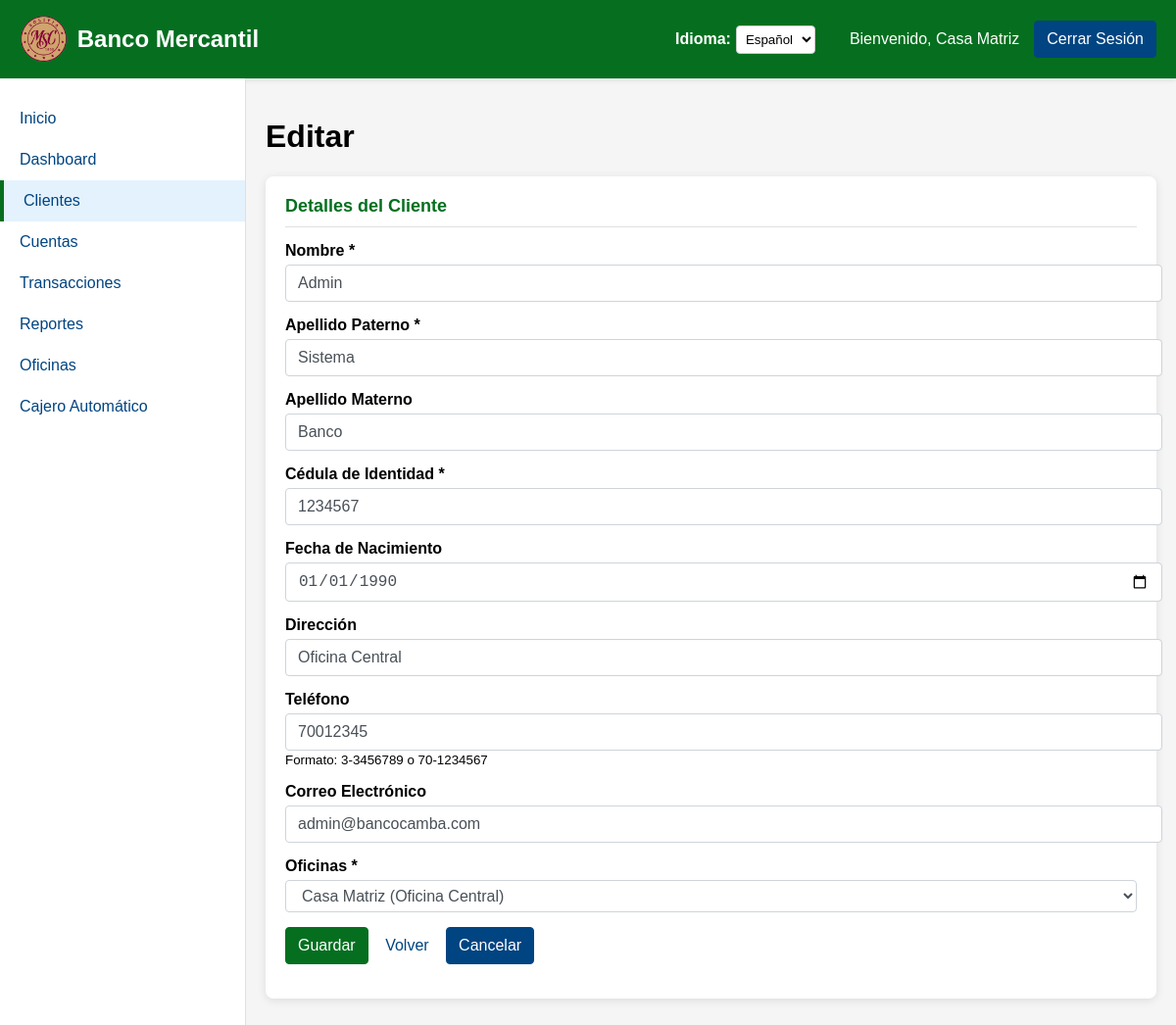
/index.php?controller=cliente&action=editar&id=1 (signed in), run on the app's committed database.
### tables this page shows
CREATE TABLE persona (
    idPersona INT not null AUTO_INCREMENT,
    hash varchar(50) COMMENT 'hash',
    nombre VARCHAR(100) NOT NULL,
    apellidoMaterno VARCHAR(100) NOT NULL,
    apellidoPaterno VARCHAR(100) NOT NULL,
    direccion VARCHAR(255),
    telefono VARCHAR(20),
    email VARCHAR(100),
    fechaNacimiento DATE,
    ci VARCHAR(20),
    idOficina INT,
    CONSTRAINT PK_Persona PRIMARY KEY (idPersona),
    CONSTRAINT FK_Persona FOREIGN KEY (idOficina) REFERENCES oficina (idOficina)
);

CREATE TABLE oficina (
    idOficina INT not null AUTO_INCREMENT,
    hash varchar(50) COMMENT 'hash',
    central BOOLEAN NOT NULL,
    nombre VARCHAR(100) NOT NULL,
    direccion VARCHAR(255) NOT NULL,
    telefono VARCHAR(20),
    CONSTRAINT PK_Oficina PRIMARY KEY (idOficina)
);

### controllers/ClienteController.php (called while the page is built, shortened)
<?php
class ClienteController {
    private $db;
    private $session;
    public function __construct() {
        $database = new Database();
        $this->db = $database->connect();
        $this->session = new Session();
    }
    public function editar() {
        global $lang;
        $idCliente = (int)$_GET['id'];
        $cliente = new Cliente($this->db);
        $cliente->idPersona = $idCliente;
        if (!$cliente->obtenerUno()) {
            $this->session->setFlashMessage('error', $lang['client_not_found']);
            header('Location: index.php?controller=cliente&action=listar');
            exit;
        }
        $oficina = new Oficina($this->db);
        $result = $oficina->obtenerTodas();
        $oficinas = $result->fetchAll(PDO::FETCH_ASSOC);
        include_once 'views/main.php';
    }
}
?>

### config/database.php (called while the page is built, shortened)
<?php
class Database {
    private $host = 'localhost';
    private $db_name = 'banca-mercantil';
    private $username = 'root';
    private $password = '';
    public function connect() {
        $this->conn = null;
        try {
            $this->conn = new PDO(
                'mysql:host=' . $this->host . ';dbname=' . $this->db_name,
                $this->username,
                $this->password
            );
            $this->conn->setAttribute(PDO::ATTR_ERRMODE, PDO::ERRMODE_EXCEPTION);
            $this->conn->exec("SET NAMES utf8");
        } catch(PDOException $e) {
            echo 'Connection Error: ' . $e->getMessage();
        }
        return $this->conn;
    }
}
?>

### models/Cliente.php (called while the page is built, shortened)
<?php
class Cliente {
    private $conn;
    public $idPersona;
    public function __construct($db) {
        $this->conn = $db;
    }
    public function obtenerUno() {
        $query = "SELECT p.*, o.nombre as oficina_nombre
                 FROM Persona p
                 INNER JOIN Oficina o ON p.idOficina = o.idOficina
                 WHERE p.idPersona = :id";
        $stmt = $this->conn->prepare($query);
        $stmt->bindParam(':id', $this->idPersona);
        $stmt->execute();
        $row = $stmt->fetch(PDO::FETCH_ASSOC);
        if ($row) {
            $this->nombre = $row['nombre'];
            $this->apellidoPaterno = $row['apellidoPaterno'];
            $this->apellidoMaterno = $row['apellidoMaterno'];
            $this->direccion = $row['direccion'];
            $this->telefono = $row['telefono'];
            $this->email = $row['email'];
            $this->fechaNacimiento = $row['fechaNacimiento'];
            $this->ci = $row['ci'];
            $this->idOficina = $row['idOficina'];
            return true;
        }
        return false;
    }
}
?>

### models/Oficina.php (called while the page is built, shortened)
<?php
class Oficina {
    private $conn;
    public function __construct($db) {
        $this->conn = $db;
    }
    public function obtenerTodas() {
        $query = "SELECT * FROM Oficina ORDER BY central DESC, nombre ASC";
        $stmt = $this->conn->prepare($query);
        $stmt->execute();
        return $stmt;
    }
}
?>

### views/clientes/editar.php (the view, shortened to what this page needs)
<h1><?php echo $lang['edit']; ?></h1>
<div class="card">
    <div class="card-header"><?php echo $lang['client_details']; ?></div>
    <div class="card-body">
        <form method="POST" action="index.php?controller=cliente&action=editar&id=<?php echo $cliente->idPersona; ?>" class="needs-validation">
            <div class="row">
                <div class="col-md-6">
                    <div class="form-group">
                        <label for="nombre" class="form-label"><?php echo $lang['name']; ?> <span class="text-danger">*</span></label>
                        <input type="text" class="form-control" id="nombre" name="nombre" value="<?php echo htmlspecialchars($cliente->nombre); ?>" required>
                    </div>
                </div>
                <div class="col-md-6">
                    <div class="form-group">
                        <label for="apellidoPaterno" class="form-label"><?php echo $lang['paternal_last_name']; ?> <span class="text-danger">*</span></label>
                        <input type="text" class="form-control" id="apellidoPaterno" name="apellidoPaterno" value="<?php echo htmlspecialchars($cliente->apellidoPaterno); ?>" required>
                    </div>
                </div>
                <div class="col-md-6">
                    <div class="form-group">
                        <label for="apellidoMaterno" class="form-label"><?php echo $lang['maternal_last_name']; ?></label>
                        <input type="text" class="form-control" id="apellidoMaterno" name="apellidoMaterno" value="<?php echo htmlspecialchars($cliente->apellidoMaterno); ?>">
                    </div>
                </div>
                <div class="col-md-6">
                    <div class="form-group">
                        <label for="ci" class="form-label"><?php echo $lang['id_number']; ?> <span class="text-danger">*</span></label>
                        <input type="text" class="form-control" id="ci" name="ci" value="<?php echo htmlspecialchars($cliente->ci); ?>" required>
                    </div>
                </div>
                <div class="col-md-6">
                    <div class="form-group">
                        <label for="fechaNacimiento" class="form-label"><?php echo $lang['birth_date']; ?></label>
                        <input type="date" class="form-control" id="fechaNacimiento" name="fechaNacimiento" value="<?php echo $cliente->fechaNacimiento; ?>">
                    </div>
                </div>
                <div class="col-md-6">
                    <div class="form-group">
                        <label for="direccion" class="form-label"><?php echo $lang['address']; ?></label>
                        <input type="text" class="form-control" id="direccion" name="direccion" value="<?php echo htmlspecialchars($cliente->direccion); ?>">
                    </div>
                </div>
                <div class="col-md-6">
                    <div class="form-group">
                        <label for="telefono" class="form-label"><?php echo $lang['phone']; ?></label>
                        <input type="tel" class="form-control" id="telefono" name="telefono" pattern="[0-9]{1,3}-[0-9]{7,8}" value="<?php echo htmlspecialchars($cliente->telefono); ?>">
                        <small class="form-text text-muted">Formato: 3-3456789 o 70-1234567</small>
                    </div>
                </div>
                <div class="col-md-6">
                    <div class="form-group">
                        <label for="email" class="form-label"><?php echo $lang['email']; ?></label>
                        <input type="email" class="form-control" id="email" name="email" value="<?php echo htmlspecialchars($cliente->email); ?>">
                    </div>
                </div>
                <div class="col-md-6">
                    <div class="form-group">
                        <label for="idOficina" class="form-label"><?php echo $lang['branches']; ?> <span class="text-danger">*</span></label>
                        <select class="form-control" id="idOficina" name="idOficina" required>
                            <?php foreach ($oficinas as $oficina): ?>
                                <option value="<?php echo $oficina['idOficina']; ?>" <?php echo ($cliente->idOficina == $oficina['idOficina']) ? 'selected' : ''; ?>>
                                    <?php echo $oficina['nombre']; ?>
                                    <?php if ($oficina['central']): ?>
                                        (<?php echo $lang['central_office']; ?>)
                                    <?php endif; ?>
                                </option>
                            <?php endforeach; ?>
                        </select>
                    </div>
                </div>
            </div>
            <div class="form-group mt-3 text-center">
                <button type="submit" class="btn btn-primary"><?php echo $lang['save']; ?></button>
                <a href="index.php?controller=cliente&action=ver&id=<?php echo $cliente->idPersona; ?>" class="btn btn-info"><?php echo $lang['back']; ?></a>
                <a href="index.php?controller=cliente&action=listar" class="btn btn-secondary"><?php echo $lang['cancel']; ?></a>
            </div>
        </form>
    </div>
</div>

### assets/css/styles.css (style rules this page uses)
:root { --primary-color: #056f1f; --secondary-color: #004481; --light-color: #ffffff; --border-color: #e0e0e0; --hover-color: #033d11; --danger-color: #dc3545; --success-color: #28a745; --warning-color: #ffc107; --info-color: #17a2b8; }
body { font-family: 'Arial', sans-serif; background-color: #f5f5f5; margin: 0; padding: 0; min-height: 100vh; }
a { color: var(--secondary-color); text-decoration: none; }
.card { background-color: var(--light-color); border-radius: 8px; box-shadow: 0 2px 10px rgba(0,0,0,0.1); padding: 20px; margin-bottom: 20px; }
.card-header { font-size: 18px; font-weight: bold; margin-bottom: 15px; color: var(--primary-color); border-bottom: 1px solid var(--border-color); padding-bottom: 10px; }
.btn { display: inline-block; font-weight: 400; text-align: center; white-space: nowrap; vertical-align: middle; user-select: none; border: 1px solid transparent; padding: 0.375rem 0.75rem; font-size: 1rem; line-height: 1.5; border-radius: 0.25rem; transition: color 0.15s ease-in-out, background-color 0.15s ease-in-out, border-color 0.15s ease-in-out, box-shadow 0.15s ease-in-out; cursor: pointer; }
.btn-primary { color: #fff; background-color: var(--primary-color); border-color: var(--primary-color); }
.btn-secondary { color: #fff; background-color: var(--secondary-color); border-color: var(--secondary-color); }
.form-group { margin-bottom: 15px; }
.form-label { display: block; margin-bottom: 5px; font-weight: bold; }
.form-control { display: block; width: 100%; padding: 0.375rem 0.75rem; font-size: 1rem; line-height: 1.5; color: #495057; background-color: #fff; background-clip: padding-box; border: 1px solid #ced4da; border-radius: 0.25rem; transition: border-color 0.15s ease-in-out, box-shadow 0.15s ease-in-out; }

### data on the page
persona: nombre "Admin", apellidoPaterno "Sistema", apellidoMaterno "Banco", ci "1234567", fechaNacimiento "01/01/1990", direccion "Oficina Central", telefono "70012345", email "admin@bancocamba.com", idOficina "Casa Matriz (Oficina Central)"

### other printed values
$lang['welcome'] "Bienvenido"
$_SESSION['nombre'] "Casa Matriz"
$lang['logout'] "Cerrar Sesión"
$lang['home'] "Inicio"
$lang['dashboard'] "Dashboard"
$lang['clients'] "Clientes"
$lang['accounts'] "Cuentas"
$lang['transactions'] "Transacciones"
$lang['reports'] "Reportes"
$lang['branches'] "Oficinas"
$lang['atm'] "Cajero Automático"
$lang['edit'] "Editar"
$lang['client_details'] "Detalles del Cliente"
$lang['name'] "Nombre"
$lang['paternal_last_name'] "Apellido Paterno"
